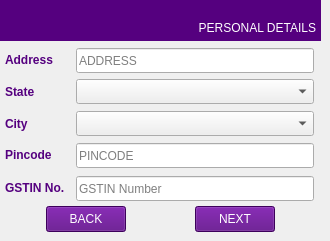
   <widget class="QWidget" name="Personal_detail_page_2">
    <widget class="QLabel" name="Personal_detail_label2">
     <property name="geometry">
      <rect>
       <x>165</x>
       <y>20</y>
       <width>151</width>
       <height>16</height>
      </rect>
     </property>
     <property name="styleSheet">
      <string notr="true">color: rgb(255, 255, 255);
background-color: rgb(85, 0, 127);
font: 75 11pt &quot;Sans Serif&quot;;</string>
     </property>
     <property name="text">
      <string>PERSONAL DETAILS</string>
     </property>
     <property name="alignment">
      <set>Qt::AlignRight|Qt::AlignTrailing|Qt::AlignVCenter</set>
     </property>
    </widget>
    <widget class="QLabel" name="Customer_Name_Personal_label_4">
     <property name="geometry">
      <rect>
       <x>0</x>
       <y>0</y>
       <width>321</width>
       <height>41</height>
      </rect>
     </property>
     <property name="styleSheet">
      <string notr="true">color: rgb(255, 255, 255);
background-color: rgb(85, 0, 127);
font: 75 11pt &quot;Sans Serif&quot;;</string>
     </property>
     <property name="text">
      <string/>
     </property>
     <property name="textFormat">
      <enum>Qt::AutoText</enum>
     </property>
    </widget>
    <widget class="QLineEdit" name="Person_add_edit">
     <property name="geometry">
      <rect>
       <x>76</x>
       <y>48</y>
       <width>238</width>
       <height>25</height>
      </rect>
     </property>
     <property name="text">
      <string/>
     </property>
     <property name="maxLength">
      <number>40</number>
     </property>
     <property name="placeholderText">
      <string>ADDRESS</string>
     </property>
    </widget>
    <widget class="QLineEdit" name="Person_pincode_edit">
     <property name="geometry">
      <rect>
       <x>76</x>
       <y>143</y>
       <width>238</width>
       <height>25</height>
      </rect>
     </property>
     <property name="maxLength">
      <number>6</number>
     </property>
     <property name="placeholderText">
      <string>PINCODE</string>
     </property>
    </widget>
    <widget class="QPushButton" name="person_add_back_button">
     <property name="geometry">
      <rect>
       <x>46</x>
       <y>206</y>
       <width>80</width>
       <height>26</height>
      </rect>
     </property>
     <property name="styleSheet">
      <string notr="true">color: rgb(255, 255, 255);
background-color: rgb(85, 0, 127);
font: 75 11pt &quot;Sans Serif&quot;;</string>
     </property>
     <property name="text">
      <string>BACK</string>
     </property>
    </widget>
    <widget class="QPushButton" name="person_add_next_button">
     <property name="geometry">
      <rect>
       <x>195</x>
       <y>206</y>
       <width>80</width>
       <height>26</height>
      </rect>
     </property>
     <property name="styleSheet">
      <string notr="true">color: rgb(255, 255, 255);
background-color: rgb(85, 0, 127);
font: 75 11pt &quot;Sans Serif&quot;;</string>
     </property>
     <property name="text">
      <string>NEXT</string>
     </property>
    </widget>
    <widget class="QLabel" name="FinoLogo_18">
     <property name="geometry">
      <rect>
       <x>5</x>
       <y>2</y>
       <width>71</width>
       <height>35</height>
      </rect>
     </property>
     <property name="autoFillBackground">
      <bool>false</bool>
     </property>
     <property name="styleSheet">
      <string notr="true">background-color: rgb(85, 0, 127);</string>
     </property>
     <property name="text">
      <string/>
     </property>
     <property name="pixmap">
      <pixmap resource="fino.qrc">:/Fino/Icons/finoW.png</pixmap>
     </property>
     <property name="scaledContents">
      <bool>true</bool>
     </property>
    </widget>
    <widget class="QComboBox" name="Person_state_edit_comboBox">
     <property name="geometry">
      <rect>
       <x>76</x>
       <y>79</y>
       <width>238</width>
       <height>25</height>
      </rect>
     </property>
     <property name="editable">
      <bool>false</bool>
     </property>
    </widget>
    <widget class="QComboBox" name="Person_city_edit_2_comboBox">
     <property name="geometry">
      <rect>
       <x>76</x>
       <y>111</y>
       <width>238</width>
       <height>25</height>
      </rect>
     </property>
    </widget>
    <widget class="QLabel" name="Address_label_Pg17">
     <property name="geometry">
      <rect>
       <x>5</x>
       <y>50</y>
       <width>61</width>
       <height>20</height>
      </rect>
     </property>
     <property name="font">
      <font>
       <weight>75</weight>
       <bold>true</bold>
      </font>
     </property>
     <property name="styleSheet">
      <string notr="true">color: rgb(85, 0, 127);</string>
     </property>
     <property name="text">
      <string>Address</string>
     </property>
    </widget>
    <widget class="QLabel" name="state_label_Pg17">
     <property name="geometry">
      <rect>
       <x>5</x>
       <y>82</y>
       <width>61</width>
       <height>20</height>
      </rect>
     </property>
     <property name="font">
      <font>
       <weight>75</weight>
       <bold>true</bold>
      </font>
     </property>
     <property name="styleSheet">
      <string notr="true">color: rgb(85, 0, 127);</string>
     </property>
     <property name="text">
      <string>State</string>
     </property>
    </widget>
    <widget class="QLabel" name="city_label_Pg17">
     <property name="geometry">
      <rect>
       <x>5</x>
       <y>114</y>
       <width>61</width>
       <height>20</height>
      </rect>
     </property>
     <property name="font">
      <font>
       <weight>75</weight>
       <bold>true</bold>
      </font>
     </property>
     <property name="styleSheet">
      <string notr="true">color: rgb(85, 0, 127);</string>
     </property>
     <property name="text">
      <string>City</string>
     </property>
    </widget>
    <widget class="QLabel" name="pincode_label_Pg17">
     <property name="geometry">
      <rect>
       <x>5</x>
       <y>145</y>
       <width>61</width>
       <height>20</height>
      </rect>
     </property>
     <property name="font">
      <font>
       <weight>75</weight>
       <bold>true</bold>
      </font>
     </property>
     <property name="styleSheet">
      <string notr="true">color: rgb(85, 0, 127);</string>
     </property>
     <property name="text">
      <string>Pincode</string>
     </property>
    </widget>
    <widget class="QLabel" name="GSTIN_Number_label_Pg17">
     <property name="geometry">
      <rect>
       <x>5</x>
       <y>178</y>
       <width>67</width>
       <height>20</height>
      </rect>
     </property>
     <property name="font">
      <font>
       <weight>75</weight>
       <bold>true</bold>
      </font>
     </property>
     <property name="styleSheet">
      <string notr="true">color: rgb(85, 0, 127);</string>
     </property>
     <property name="text">
      <string>GSTIN No.</string>
     </property>
    </widget>
    <widget class="QLineEdit" name="Person_GSTIN_edit">
     <property name="geometry">
      <rect>
       <x>76</x>
       <y>176</y>
       <width>238</width>
       <height>25</height>
      </rect>
     </property>
     <property name="maxLength">
      <number>15</number>
     </property>
     <property name="placeholderText">
      <string>GSTIN Number</string>
     </property>
    </widget>
    <zorder>Customer_Name_Personal_label_4</zorder>
    <zorder>Personal_detail_label2</zorder>
    <zorder>Person_add_edit</zorder>
    <zorder>Person_pincode_edit</zorder>
    <zorder>person_add_back_button</zorder>
    <zorder>person_add_next_button</zorder>
    <zorder>FinoLogo_18</zorder>
    <zorder>Person_state_edit_comboBox</zorder>
    <zorder>Person_city_edit_2_comboBox</zorder>
    <zorder>Address_label_Pg17</zorder>
    <zorder>state_label_Pg17</zorder>
    <zorder>city_label_Pg17</zorder>
    <zorder>pincode_label_Pg17</zorder>
    <zorder>GSTIN_Number_label_Pg17</zorder>
    <zorder>Person_GSTIN_edit</zorder>
   </widget>
